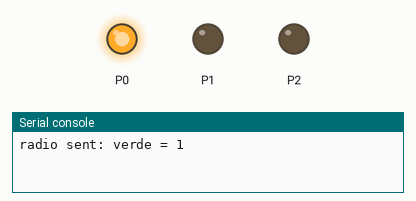
Simulated run of this program. Board: BBC micro:bit (MakeCode). Parts: output pins drawn as LEDs (lit = HIGH), the last lines printed to the serial console. No radio messages arrive unless stated (any console line starting 'radio sent:' is added by the test bench).

Above: at 5.0 s.
At 12.5 s:
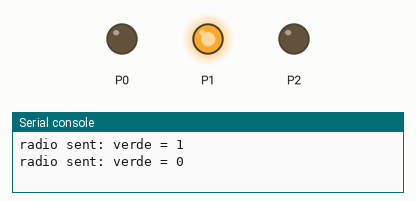
At 17.0 s:
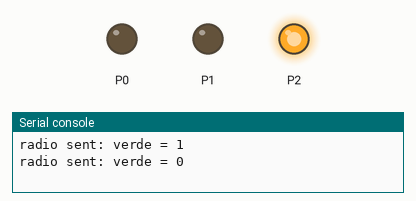
Timing chart, 0 to 24.7 s (numbered marks = the images above):
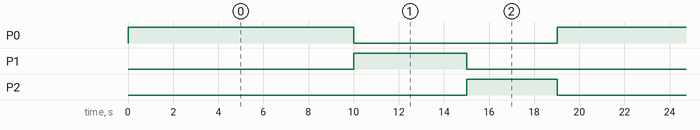

Measured:
- by itself, P0: alternates HIGH for 10.0 s and LOW for 9.0 s
- by itself, P1: alternates HIGH for 5.0 s and LOW for 14.0 s
- by itself, P2: alternates HIGH for 4.0 s and LOW for 15.0 s

The program:

main.ts
```typescript
radio.setGroup(10)
basic.forever(function () {
    radio.sendValue("verde", 1)
    pins.digitalWritePin(DigitalPin.P2, 0)
    // Liga o verde
    pins.digitalWritePin(DigitalPin.P0, 1)
    basic.pause(10000)
    radio.sendValue("verde", 0)
    pins.digitalWritePin(DigitalPin.P0, 0)
    // liga o amarelo
    pins.digitalWritePin(DigitalPin.P1, 1)
    basic.pause(5000)
    pins.digitalWritePin(DigitalPin.P1, 0)
    pins.digitalWritePin(DigitalPin.P2, 1)
    basic.pause(4000)
})
```

test.ts
```typescript
// testes vão aqui; isto não será compilado quando este pacote for usado como uma extensão.
```
